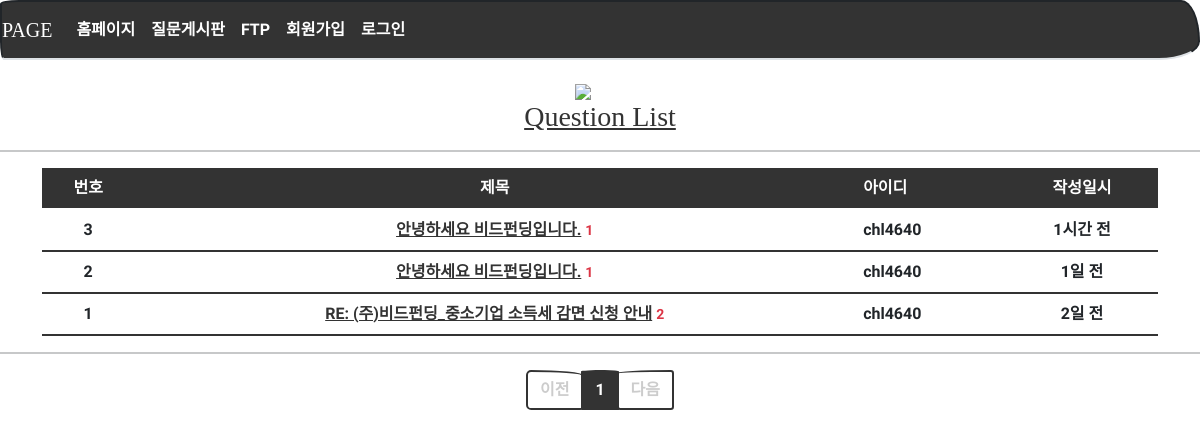
Page /question/list/ on the committed database.
### models.py (models this page shows)
class Question(db.Model):
    id = db.Column(db.Integer, primary_key=True)
    subject = db.Column(db.String(200), nullable=False)
    content = db.Column(db.Text(), nullable=False)
    create_date = db.Column(db.DateTime(), nullable=False)
    user_id = db.Column(db.Integer, db.ForeignKey('user.id', ondelete='CASCADE'), nullable=False)
    user = db.relationship('User', backref=db.backref('question_set'))
    modify_date = db.Column(db.DateTime(), nullable=True)

class User(db.Model):
    id = db.Column(db.Integer, primary_key=True)
    username = db.Column(db.String(150), unique=True, nullable=False)
    password = db.Column(db.String(200), nullable=False)
    name = db.Column(db.String(150), nullable=False)
    email = db.Column(db.String(120), unique=True, nullable=False)

### views/question_views.py (the view)
@bp.route('/list/')
def _list():
    page = request.args.get('page', type=int, default=1) # 페이지번호가 없으면 default로 페이지1을 출력한다.
    question_list = Question.query.order_by(Question.create_date.desc())
    question_list = question_list.paginate(page, per_page=5)
    return render_template('question/question_list.html', question_list=question_list)

### filter.py (called while the page is built)
def format_datetime(value, fmt='%m월 %d일'):
    now = datetime.now()
    time = now - value
    if time < timedelta(minutes=1):
        return '방금 전'
    elif time < timedelta(hours=1):
        return str(int(time.seconds / 60)) + '분 전'
    elif time < timedelta(days=1):
        return str(int(time.seconds / 3600)) + '시간 전'
    elif time < timedelta(days=7):
        time = datetime.now().date() - value.date()
        return str(time.days) + '일 전'
    else:
        return value.strftime(fmt)

### views/login_views.py (called while the page is built)
@bp.before_app_request
def logged_in_user():
    user_id = session.get('user_id')
    if user_id is None:
        g.user = None
    else:
        g.user = User.query.get(user_id)

### templates/question/question_list.html (shortened to what this page needs)
{% extends 'base.html' %}
{% block content %}
	<center>
  	    <div>
			<br>
  	        <center>
  	            <img src="{{ url_for('static',filename='images/aq.png') }}" width="50" style="margin-left: auto; margin-right: auto; display: block;" />
  	            <h3><a href="{{url_for('question._list')}}">Question List</a></h3>
  	        </center>
  	        <hr width="100%" color="black" />
  	    </div>
  	</center>
  	<center>
  	    <div class="container my-3">
  	        <table class="table">
  	            <thead>
  	                <tr class="thead-dark table-dark">
  	                    <th class="text-center">번호</th>
  	                    <th class="text-center">제목</th>
						<th class="text-left">아이디</th>
  	                    <th class="text-center">작성일시</th>
  	                </tr>
  	            </thead>
  	            <tbody>
  	                {% if question_list %}
  	                {% for question in question_list.items %}
  	                <tr>
  	                    <td class="text-center">{{ question_list.total - ((question_list.page-1) * question_list.per_page) - loop.index0 }}</td>
  	                    <td class="text-center">
  	                        <a href="{{ url_for('question.detail', question_id=question.id) }}">{{ question.subject }}</a>
							{% if question.answer_set|length > 0 %}
  	                        <span class="text-danger small ml-2">{{ question.answer_set|length }}</span>
  	                        {% endif %}
  	                    </td>
						<td>{{ question.user.username }}</td>
  	                    <td class="text-center">{{ question.create_date|datetime }}</td>
  	                </tr>
  	                {% endfor %}
  	                {% else %}
  	                <tr>
  	                    <td colspan="3">질문이 없습니다.</td>
  	                </tr>
  	                {% endif %}
  	            </tbody>
  	        </table>
  	    </div>
  	    <hr width="100%" color="black" />
  	    <ul class="pagination justify-content-center">
  	        {% if question_list.has_prev %}
  	        <li class="page-item">
  	            <a class="page-link" href="?page={{ question_list.prev_num }}">이전</a>
  	        </li>
  	        {% else %}
  	        <li class="page-item disabled">
  	            <a class="page-link" tabindex="-1" aria-disabled="true" href="#">이전</a>
  	        </li>
  	        {% endif %}
  	        {% for page_num in question_list.iter_pages() %}
  	        {% if page_num %}
  	        {% if page_num != question_list.page %}
  	        <li class="page-item">
  	            <a class="page-link" href="?page={{ page_num }}">{{ page_num }}</a>
  	        </li>
  	        {% else %}
  	        <li class="page-item active" aria-current="page">
  	            <a class="page-link" href="#">{{ page_num }}</a>
  	        </li>
  	        {% endif %}
  	        {% else %}
  	        <li class="disabled">
  	            <a class="page-link" href="#">...</a>
  	        </li>
  	        {% endif %}
  	        {% endfor %}
  	        {% if question_list.has_next %}
  	        <li class="page-item">
  	            <a class="page-link" href="?page={{ question_list.next_num }}">다음</a>
  	        </li>
  	        {% else %}
  	        <li class="page-item disabled">
  	            <a class="page-link" tabindex="-1" aria-disabled="true" href="#">다음</a>
  	        </li>
  	        {% endif %}
  	    </ul>
  	</center>
{% endblock %}

### templates/base.html (shortened to what this page needs)
<!doctype html>
<html lang="ko">
<head>
    <link rel="stylesheet" href="{{ url_for('static', filename='bootstrap.min.css') }}">
    <link rel="stylesheet" href="{{ url_for('static', filename='css/style.css') }}">
    <link rel="stylesheet" type="text/css" href="https://cdn.jsdelivr.net/gh/moonspam/NanumSquare@1.0/nanumsquare.css">
</head>
<body>
    {% include 'nav.html' %}
    {% block content %}
    {% endblock %}
</body>
</html>

### templates/nav.html (shortened to what this page needs)
<nav class="navbar navbar-expand-lg navbar-dark bg-primary border-bottom">
    <a class="navbar-brand" href="{{ url_for('main.home_page') }}">PAGE</a>
    <div class="collapse navbar-collapse flex-grow-0 text-center" id="navbarNav">
        <ul class="navbar-nav">
            <li class="nav-item ">
                <a class="nav-link" href="{{url_for('main.home_page')}}">홈페이지</a>
            </li>
            <li class="nav-item ">
                <a class="nav-link" href="{{url_for('question._list')}}">질문게시판</a>
            </li>
            <li class="nav-item ">
                <a class="nav-link" href="{{url_for('files.main_page')}}">FTP</a>
            </li>
            {% if g.user %}
            <li class="nav-item ">
                <a class="nav-link" href="{{ url_for('login.logout') }}">{{ g.user.username }} (로그아웃)</a>
            </li>
            {% else %}
            <li class="nav-item justify-content-end">
                <a class="nav-link" href="{{url_for('login.signup')}}">회원가입</a>
            </li>
            <li class="nav-item justify-content-end">
                <a class="nav-link" href="{{url_for('login.login')}}">로그인</a>
            {% endif %}
        </ul>
    </div>
</nav>

### rows in the picture
Question: id "3", subject "안녕하세요 비드펀딩입니다.", answer_set|length "1", user.username "chl4640", create_date "1시간 전"
Question: id "2", subject "안녕하세요 비드펀딩입니다.", answer_set|length "1", user.username "chl4640", create_date "1일 전"
Question: total "1", subject "RE: (주)비드펀딩_중소기업 소득세 감면 신청 안내", answer_set|length "2", user.username "chl4640", create_date "2일 전"

### other values in the picture
{{ page_num }} "1"
